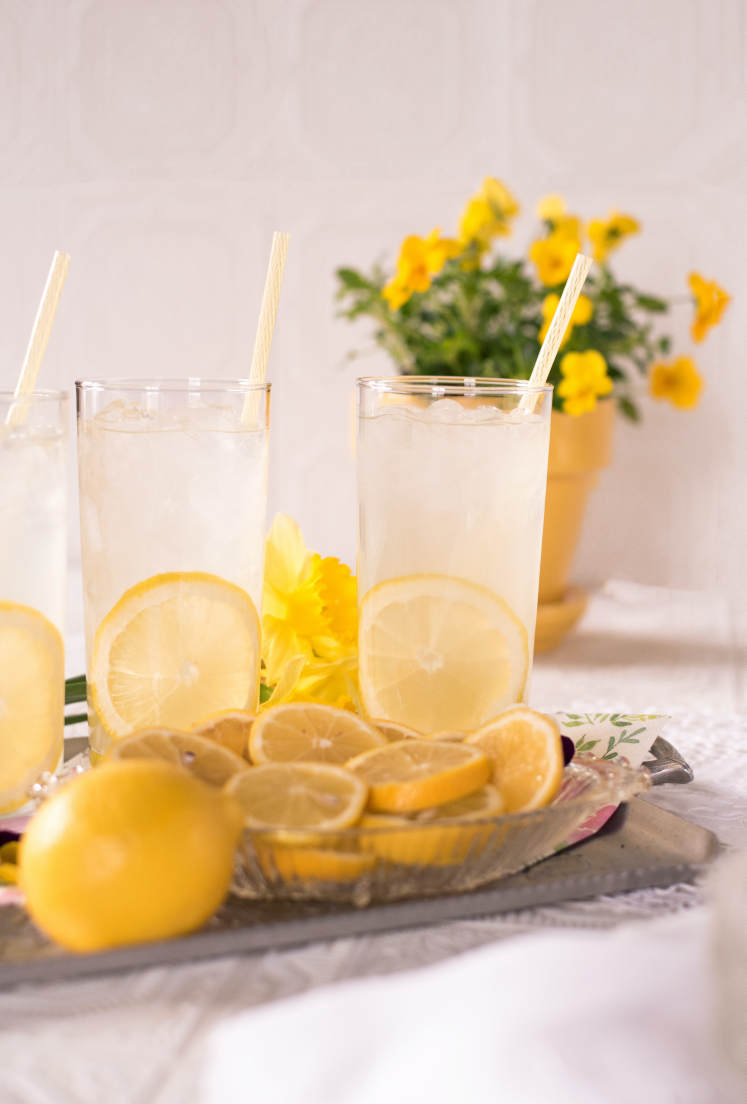
#> input picture images/recettes/Recette01.jpeg, 3731 x 5517 px (shown at 1/5 size)
$ python imageSize.py images/recettes out 5 3
#> lines starting #> are read from the running program, lines starting #| are printed output that depends on the picture
import os
import sys
from PIL import Image

def optimize_and_resize_image(image_path, output_path, quality=85, scale_percent=100):
    """Optimize and resize the image, then save it to the output path."""
#> called with image_path = 'images/recettes/Recette01.jpeg', output_path = 'out/./Recette01.jpeg', quality = 5, scale_percent = 3
    with Image.open(image_path) as img:
#> img is the input picture: PIL image 3731x5517 RGB; mean R, G, B 218.4, 194.1, 165.8
        if scale_percent != 100:
            width = int(img.width * scale_percent / 100)
#> width = 111
            height = int(img.height * scale_percent / 100)
#> height = 165
            img = img.resize((width, height), Image.Resampling.LANCZOS)
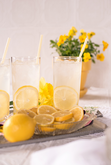
#> img: PIL image 111x165 RGB; mean R, G, B 218.4, 194.1, 165.9
        img.save(output_path, optimize=True, quality=quality)

def optimize_images_in_directory(directory, output_directory, quality=85, scale_percent=100):
    """Recursively optimize and resize images in the given directory and save them to the output directory."""
    if not os.path.exists(output_directory):
        os.makedirs(output_directory)

    for root, _, files in os.walk(directory):
        relative_path = os.path.relpath(root, directory)
        output_root = os.path.join(output_directory, relative_path)

        if not os.path.exists(output_root):
            os.makedirs(output_root)

        for file in files:
            if file.lower().endswith(('png', 'jpg', 'jpeg')):
                image_path = os.path.join(root, file)
                output_path = os.path.join(output_root, file)
                optimize_and_resize_image(image_path, output_path, quality, scale_percent)
                print(f"Optimized and resized {image_path} and saved to {output_path}")

# Vérifiez que les arguments de la ligne de commande sont passés correctement
if len(sys.argv) != 5:
    print("Usage: python3 imageSize.py <input_directory> <output_directory> <quality> <scale_percent>")
    sys.exit(1)

# Récupérer les arguments de la ligne de commande
input_directory = sys.argv[1]
output_directory = sys.argv[2]
quality = int(sys.argv[3])
scale_percent = int(sys.argv[4])

# Appeler la fonction principale avec les arguments de la ligne de commande
optimize_images_in_directory(input_directory, output_directory, quality, scale_percent)

$ run again, on images/recettes/Recette04.jpeg
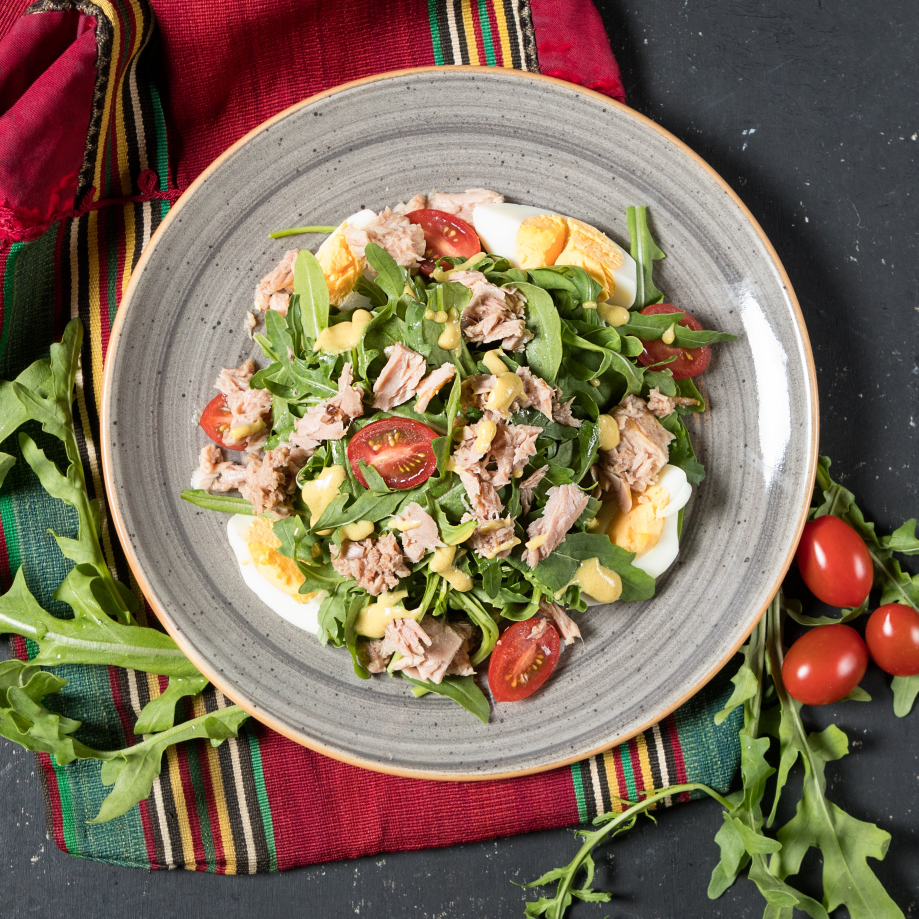
#> input picture images/recettes/Recette04.jpeg, 2756 x 2756 px (shown at 1/3 size)
#> in optimize_and_resize_image, img is the input picture: PIL image 2756x2756 RGB; mean R, G, B 126.3, 109.3, 88.7
#> in optimize_and_resize_image, `img = img.resize((width, height), Image.Resampling.LANCZOS)`:
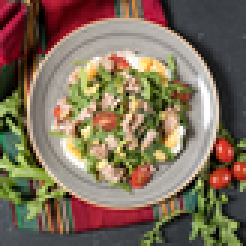
#> img: PIL image 82x82 RGB (shown 3 times larger); mean R, G, B 126.2, 109.3, 88.7

$ run again, on images/recettes/Recette05.jpeg
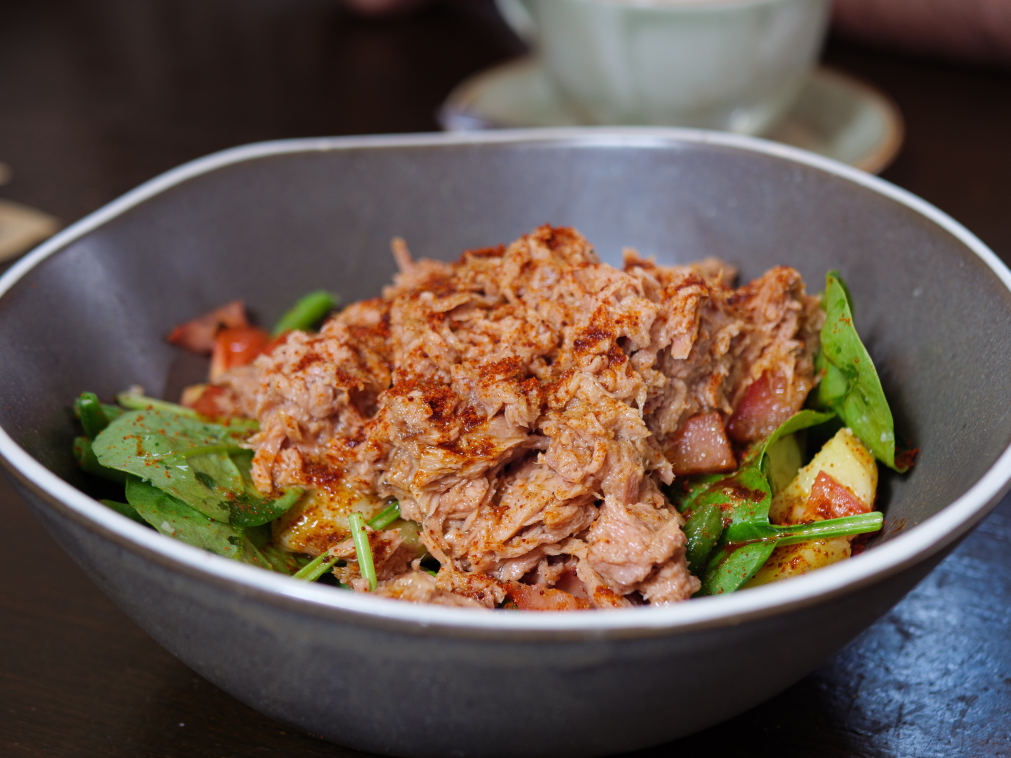
#> input picture images/recettes/Recette05.jpeg, 5052 x 3789 px (shown at 1/5 size)
#> in optimize_and_resize_image, img is the input picture: PIL image 5052x3789 RGB; mean R, G, B 101.7, 85.3, 73.5
#> in optimize_and_resize_image, `img = img.resize((width, height), Image.Resampling.LANCZOS)`:
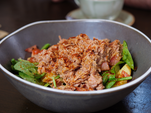
#> img: PIL image 151x113 RGB; mean R, G, B 101.7, 85.3, 73.6

$ run again, on images/recettes/Recette06.jpeg
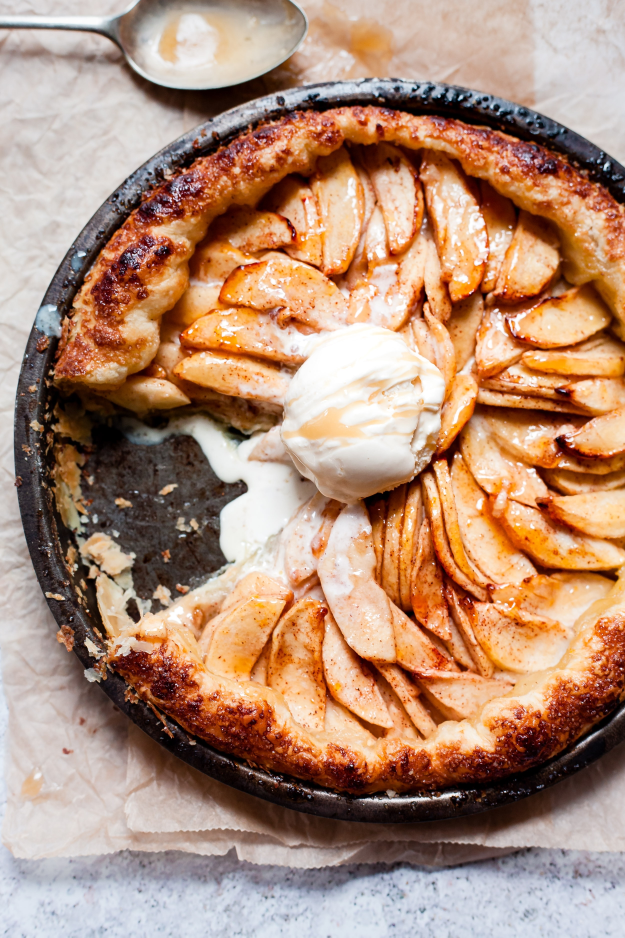
#> input picture images/recettes/Recette06.jpeg, 2500 x 3750 px (shown at 1/4 size)
#> in optimize_and_resize_image, img is the input picture: PIL image 2500x3750 RGB; mean R, G, B 177.8, 141.9, 119.4
#> in optimize_and_resize_image, `img = img.resize((width, height), Image.Resampling.LANCZOS)`:
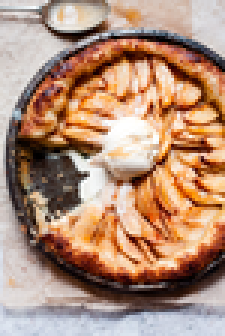
#> img: PIL image 75x112 RGB (shown 3 times larger); mean R, G, B 177.7, 141.9, 119.6
